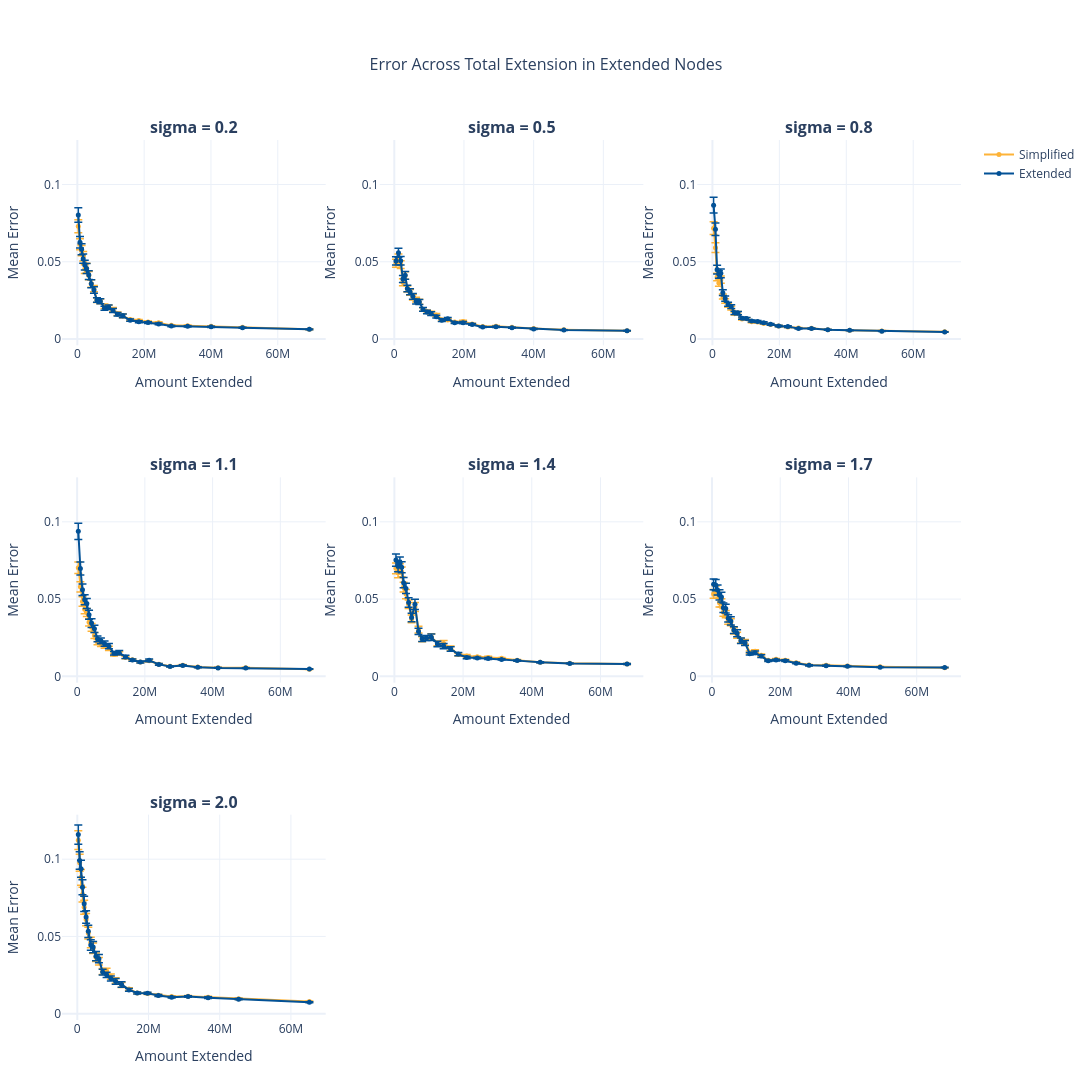

Notebook source saved alongside this figure:
### Code cell
accuracy_vs_total_extension(master_unary_df, "unary", 25)
